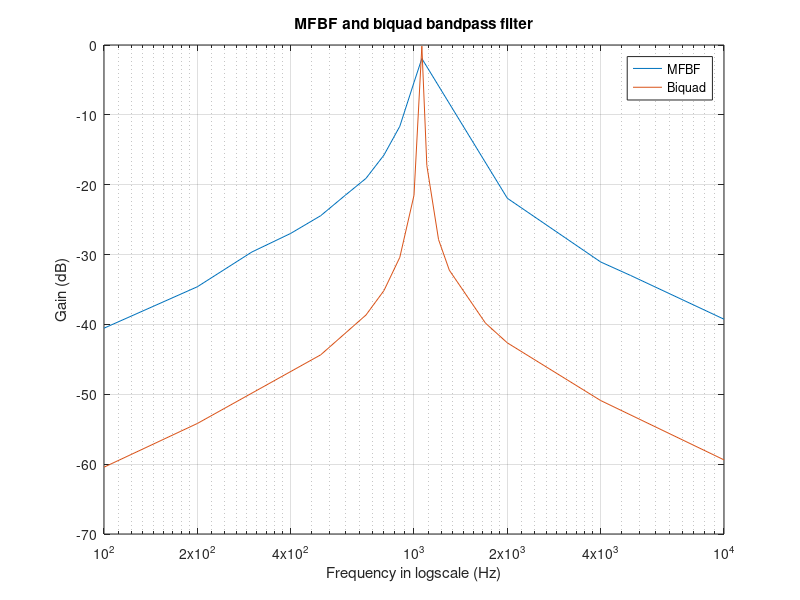

Source code (MATLAB):
vout  = [18.8 37.2 66 89.6 120 168 222 326 524 1080 1600 160 56 44.8 21.8];
freq_vec = (100:100:1000);
freq_vec(11) = 1060;
freq_vec(12) = 2000;
freq_vec(13) = 4000;
freq_vec(14) = 5000;
freq_vec(15) = 10e3;

gain_dB = 20*log10(vout/2000);

%Biquad
R = 10e3 ;
Rg = 1e6;
Rd = 1e6;
C = 15e-9;
Vout=@(f) (-(1/(Rg*C))*(j*2*pi*f))./((j*2*pi*f).^2+(j*2*pi*f)*(1/(Rd*C))+1/(R*C)^2);
freq_vec2 = [100,200,500,700,800,900,1000,1060,1100,1200,1300,1700,2000,4000,10000];
Vout_ratio = Vout(freq_vec2);
Gain_dB = 20*log10(abs(Vout_ratio));
Vout_phase = angle(Vout_ratio)*180/pi;

figure(22);
semilogx(freq_vec, gain_dB);
xlabel('Freuqency of the input signal in Hz');
ylabel('Gain in dB');
title('Gain vs Frequency of the input signal [use log scale]');
grid on;
hold on;
semilogx(freq_vec2, Gain_dB);
xlabel('Frequency in logscale (Hz)');
ylabel('Gain (dB)');
xticks([100,200,400,1000,2000,4000,10000]);
title('MFBF and biquad bandpass filter');
grid on;
hold off;

legend('MFBF', 'Biquad')